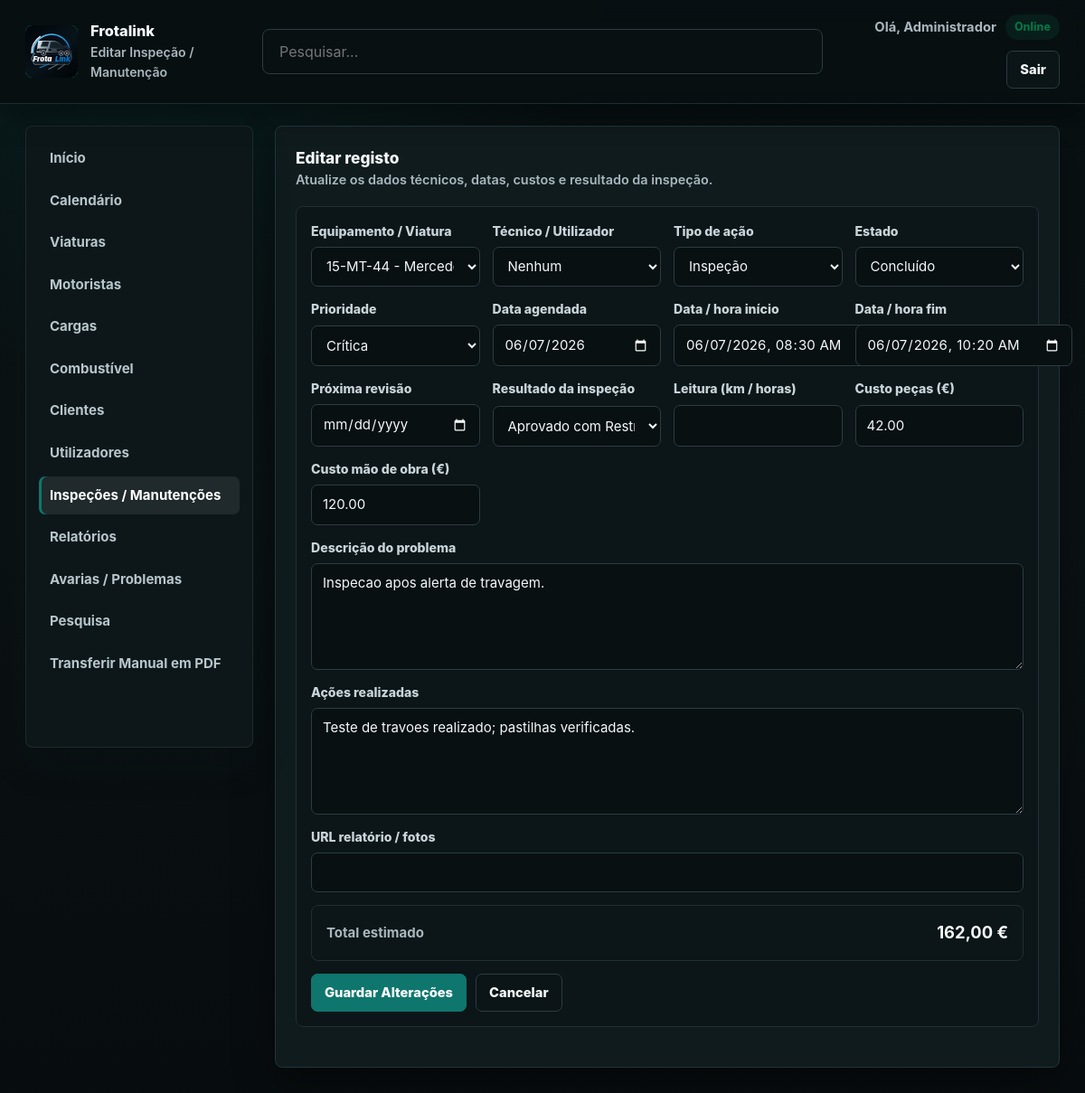
Page /frotas/manutencoes_editar.php?id=3 (signed in) on the committed database.
### tables this page shows
CREATE TABLE `historico_manutencoes_inspecoes` (
  `id` int(11) NOT NULL,
  `equipamento_id` int(11) DEFAULT NULL,
  `tecnico_id` int(11) DEFAULT NULL,
  `tipo_acao` enum('Inspeção','Manutenção Preventiva','Manutenção Corretiva','Preditiva') NOT NULL DEFAULT 'Inspeção',
  `status` enum('Agendado','Em Andamento','Concluído','Cancelado') NOT NULL DEFAULT 'Agendado',
  `prioridade` enum('Baixa','Média','Alta','Crítica') NOT NULL DEFAULT 'Média',
  `data_agendada` date DEFAULT NULL,
  `data_inicio` datetime DEFAULT NULL,
  `data_fim` datetime DEFAULT NULL,
  `proxima_revisao` date DEFAULT NULL,
  `descricao_problema` text DEFAULT NULL,
  `acoes_realizadas` text DEFAULT NULL,
  `resultado_inspecao` enum('Aprovado','Aprovado com Restrições','Reprovado') DEFAULT NULL,
  `leitura_odometro_horas` decimal(12,2) DEFAULT NULL,
  `custo_pecas` decimal(10,2) DEFAULT 0.00,
  `custo_mao_de_obra` decimal(10,2) DEFAULT 0.00,
  `custo_total` decimal(10,2) DEFAULT 0.00,
  `url_relatorio_pdf` varchar(255) DEFAULT NULL,
  `criado_em` timestamp NOT NULL DEFAULT current_timestamp(),
  `atualizado_em` timestamp NOT NULL DEFAULT current_timestamp() ON UPDATE current_timestamp()
);

CREATE TABLE `veiculos` (
  `id` int(11) NOT NULL,
  `matricula` varchar(20) NOT NULL,
  `modelo` varchar(100) NOT NULL,
  `status` enum('ativo','em_manutencao','ocioso') NOT NULL DEFAULT 'ativo',
  `km_total` int(11) NOT NULL DEFAULT 0,
  `consumo_medio` decimal(4,1) NOT NULL DEFAULT 0.0,
  `lat` decimal(10,7) DEFAULT NULL,
  `lon` decimal(10,7) DEFAULT NULL,
  `updated_at` timestamp NOT NULL DEFAULT current_timestamp() ON UPDATE current_timestamp()
);

### frotas/manutencoes_editar.php (the view, shortened to what this page needs)
<?php
$id = intval($_GET['id'] ?? 0);
$conn = getDbConnection();
$stmt = $conn->prepare('SELECT * FROM historico_manutencoes_inspecoes WHERE id = ?');
$stmt->bind_param('i', $id);
$stmt->execute();
$record = $stmt->get_result()->fetch_assoc();
$veiculosRes = $conn->query('SELECT id, matricula, modelo FROM veiculos ORDER BY id DESC');
function datetimeLocalValue($value) {
    return htmlspecialchars(str_replace(' ', 'T', substr($value, 0, 16)));
}
?>
<!DOCTYPE html>
<html lang="pt-PT">
<head>
    <link rel="stylesheet" href="layout.css">
</head>
<body class="dashboard-page">
    <header class="topbar">
        <div class="brand">
            <button type="button" class="brand-logo" onclick="window.location.href='index.php'" aria-label="Página principal"><img src="assets/logo.svg" alt="Frotalink"></button>
            <div>
                <p class="brand-title">Frotalink</p>
                <span class="brand-subtitle">Editar Inspeção / Manutenção</span>
            </div>
        </div>
        <form class="topbar-search" method="get" action="pesquisa.php"><input type="search" name="q" placeholder="Pesquisar..." aria-label="Pesquisar"></form>
        <div class="topbar-actions">
            <div class="topbar-stats">
                <span>Olá, <?php echo htmlspecialchars($_SESSION['user']); ?></span>
                <span class="status-pill status-active">Online</span>
            </div>
            <a class="button secondary" href="logout.php">Sair</a>
        </div>
    </header>
    <div class="page-layout">
        <?php include 'sidebar.php'; ?>
        <main class="dashboard-content">
            <section class="widget">
                <div class="widget-header">
                    <div>
                        <h2>Editar registo</h2>
                        <p class="section-subtitle">Atualize os dados técnicos, datas, custos e resultado da inspeção.</p>
                    </div>
                </div>
                <form method="post" action="manutencoes_editar.php?id=<?php echo urlencode($id); ?>" class="form-grid">
                    <div class="form-field">
                        <label for="equipamento_id">Equipamento / Viatura</label>
                        <select id="equipamento_id" name="equipamento_id" required>
                            <?php if ($veiculosRes): while ($v = $veiculosRes->fetch_assoc()): ?>
                                <option value="<?php echo htmlspecialchars($v['id']); ?>" <?php echo (int) $record['equipamento_id'] === (int) $v['id'] ? 'selected' : ''; ?>>
                                    <?php echo htmlspecialchars($v['matricula'] . ' - ' . $v['modelo']); ?>
                                </option>
                            <?php endwhile; endif; ?>
                        </select>
                    </div>
                    <div class="form-field">
                        <label for="tecnico_id">Técnico / Utilizador</label>
                        <select id="tecnico_id" name="tecnico_id">
                            <option value="">Nenhum</option>
                        </select>
                    </div>
                    <div class="form-field">
                        <label for="tipo_acao">Tipo de ação</label>
                        <select id="tipo_acao" name="tipo_acao">
                            <?php foreach (['Inspeção', 'Manutenção Preventiva', 'Manutenção Corretiva', 'Preditiva'] as $tipo): ?>
                                <option value="<?php echo htmlspecialchars($tipo); ?>" <?php echo $record['tipo_acao'] === $tipo ? 'selected' : ''; ?>><?php echo htmlspecialchars($tipo); ?></option>
                            <?php endforeach; ?>
                        </select>
                    </div>
                    <div class="form-field">
                        <label for="status">Estado</label>
                        <select id="status" name="status">
                            <?php foreach (['Agendado', 'Em Andamento', 'Concluído', 'Cancelado'] as $estado): ?>
                                <option value="<?php echo htmlspecialchars($estado); ?>" <?php echo $record['status'] === $estado ? 'selected' : ''; ?>><?php echo htmlspecialchars($estado); ?></option>
                            <?php endforeach; ?>
                        </select>
                    </div>
                    <div class="form-field">
                        <label for="prioridade">Prioridade</label>
                        <select id="prioridade" name="prioridade">
                            <?php foreach (['Baixa', 'Média', 'Alta', 'Crítica'] as $prioridade): ?>
                                <option value="<?php echo htmlspecialchars($prioridade); ?>" <?php echo $record['prioridade'] === $prioridade ? 'selected' : ''; ?>><?php echo htmlspecialchars($prioridade); ?></option>
                            <?php endforeach; ?>
                        </select>
                    </div>
                    <div class="form-field">
                        <label for="data_agendada">Data agendada</label>
                        <input type="date" id="data_agendada" name="data_agendada" value="<?php echo htmlspecialchars($record['data_agendada'] ?? ''); ?>">
                    </div>
                    <div class="form-field">
                        <label for="data_inicio">Data / hora início</label>
                        <input type="datetime-local" id="data_inicio" name="data_inicio" value="<?php echo datetimeLocalValue($record['data_inicio'] ?? ''); ?>">
                    </div>
                    <div class="form-field">
                        <label for="data_fim">Data / hora fim</label>
                        <input type="datetime-local" id="data_fim" name="data_fim" value="<?php echo datetimeLocalValue($record['data_fim'] ?? ''); ?>">
                    </div>
                    <div class="form-field">
                        <label for="proxima_revisao">Próxima revisão</label>
                        <input type="date" id="proxima_revisao" name="proxima_revisao" value="<?php echo htmlspecialchars($record['proxima_revisao'] ?? ''); ?>">
                    </div>
                    <div class="form-field">
                        <label for="resultado_inspecao">Resultado da inspeção</label>
                        <select id="resultado_inspecao" name="resultado_inspecao">
                            <?php foreach (['Aprovado', 'Aprovado com Restrições', 'Reprovado'] as $resultado): ?>
                                <option value="<?php echo htmlspecialchars($resultado); ?>" <?php echo $record['resultado_inspecao'] === $resultado ? 'selected' : ''; ?>><?php echo htmlspecialchars($resultado); ?></option>
                            <?php endforeach; ?>
                        </select>
                    </div>
                    <div class="form-field">
                        <label for="leitura_odometro_horas">Leitura (km / horas)</label>
                        <input type="number" step="0.01" id="leitura_odometro_horas" name="leitura_odometro_horas" value="<?php echo htmlspecialchars($record['leitura_odometro_horas'] ?? ''); ?>">
                    </div>
                    <div class="form-field">
                        <label for="custo_pecas">Custo peças (€)</label>
                        <input type="number" step="0.01" id="custo_pecas" name="custo_pecas" value="<?php echo htmlspecialchars($record['custo_pecas'] ?? '0.00'); ?>">
                    </div>
                    <div class="form-field">
                        <label for="custo_mao_de_obra">Custo mão de obra (€)</label>
                        <input type="number" step="0.01" id="custo_mao_de_obra" name="custo_mao_de_obra" value="<?php echo htmlspecialchars($record['custo_mao_de_obra'] ?? '0.00'); ?>">
                    </div>
                    <div class="form-field form-field-full">
                        <label for="descricao_problema">Descrição do problema</label>
                        <textarea id="descricao_problema" name="descricao_problema"><?php echo htmlspecialchars($record['descricao_problema'] ?? ''); ?></textarea>
                    </div>
                    <div class="form-field form-field-full">
                        <label for="acoes_realizadas">Ações realizadas</label>
                        <textarea id="acoes_realizadas" name="acoes_realizadas"><?php echo htmlspecialchars($record['acoes_realizadas'] ?? ''); ?></textarea>
                    </div>
                    <div class="form-field form-field-full">
                        <label for="url_relatorio_pdf">URL relatório / fotos</label>
                        <input type="url" id="url_relatorio_pdf" name="url_relatorio_pdf" value="<?php echo htmlspecialchars($record['url_relatorio_pdf'] ?? ''); ?>">
                    </div>
                    <div class="form-summary form-field-full">
                        <span>Total estimado</span>
                        <strong id="custo_total_view"><?php echo htmlspecialchars(number_format((float) ($record['custo_total'] ?? 0), 2, ',', '.')); ?> €</strong>
                    </div>
                    <div class="form-actions form-field-full">
                        <button type="submit" class="button">Guardar Alterações</button>
                        <a class="button secondary" href="manutencoes_listar.php">Cancelar</a>
                    </div>
                </form>
            </section>
        </main>
    </div>
</body>
</html>

### rows in the picture
historico_manutencoes_inspecoes: equipamento_id "15-MT-44 - Mercedes Actros 1845", tipo_acao "Inspeção", status "Concluído", prioridade "Crítica", data_agendada "06/07/2026", data_inicio "06/07/2026 08:30", data_fim "06/07/2026 10:20", resultado_inspecao "Aprovado com Restrições", custo_pecas "42.00", custo_mao_de_obra "120.00", descricao_problema "Inspecao apos alerta de travagem.", acoes_realizadas "Teste de travoes realizado; pastilhas verificadas.", custo_total "162,00"

### other values in the picture
$_SESSION['user'] "Administrador"
